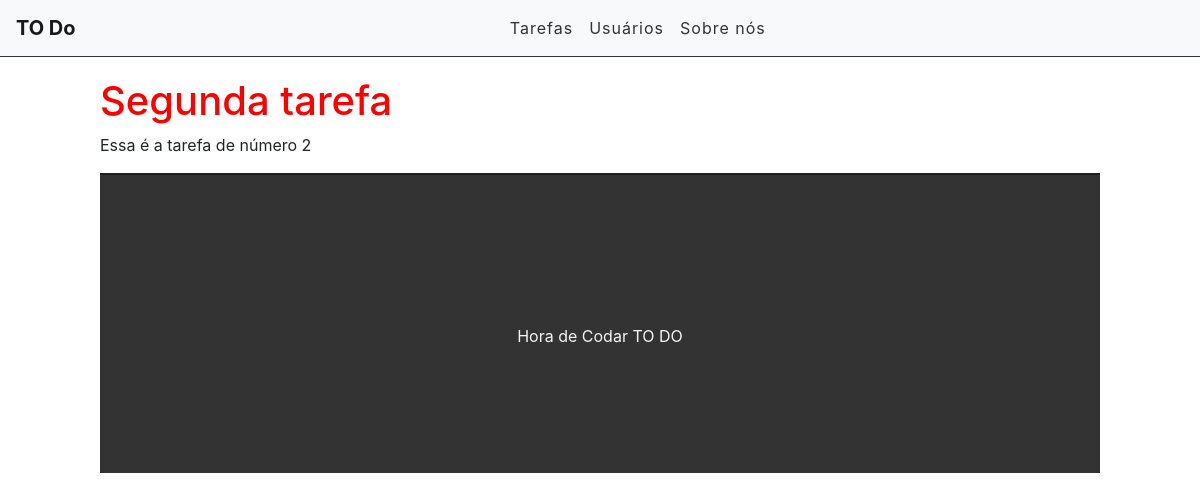
The page /task/2 on the database as committed earlier.
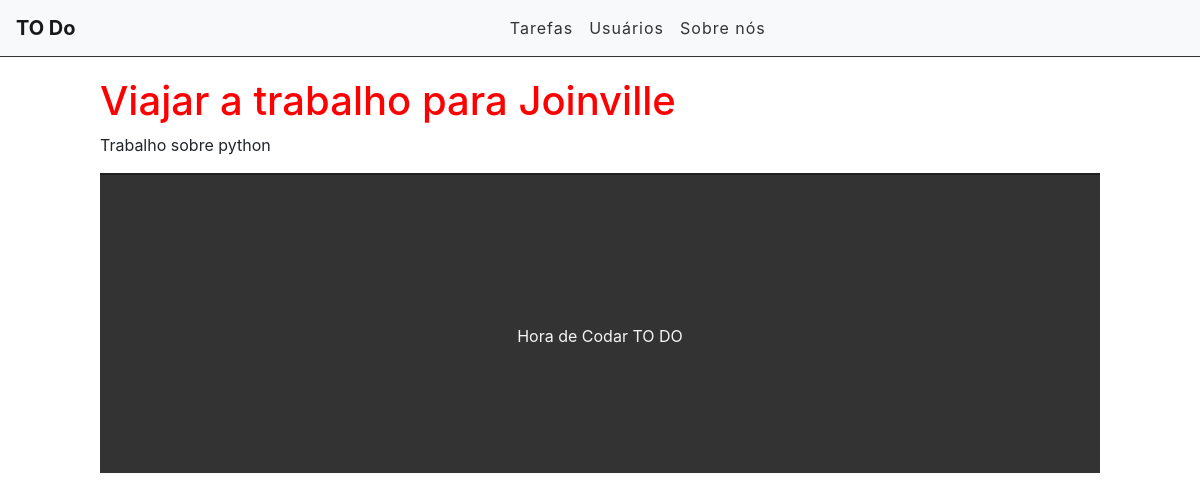
The same page on the database as committed later.
### tasks/models.py (models this page shows, shortened)
class Task(models.Model):
    STATUS = (
         ('doing', 'Doing'),
         ('done', 'Done'),
    )
    title = models.CharField(max_length=255)
    description = models.TextField()
    done = models.CharField(
        max_length = 5,
        choices=STATUS,
    )
    created_at = models.DateTimeField(auto_now_add=True)
    updated_at = models.DateTimeField(auto_now=True)

### tasks/views.py (the view)
# urls.py: path('task/<int:id>', views.taskView, name='task-view'),
def taskView(request, id):
    task = get_object_or_404(Task, pk=id)
    return render(request, 'tasks/task.html', {'task': task})

### tasks/templates/tasks/task.html (shortened to what this page needs)
{% extends 'base.html' %}
{% block content %}
<div class="offset-1 col-10 list-div">
    <h1>{{ task.title }}</h1>
    <p>{{ task.description }}</p>
{% endblock %}

Rows that differ between the two databases and show on the page:
changed Task: title "Segunda tarefa" → "Viajar a trabalho para Joinville"; description "Essa é a tarefa de número 2" → "Trabalho sobre python"
